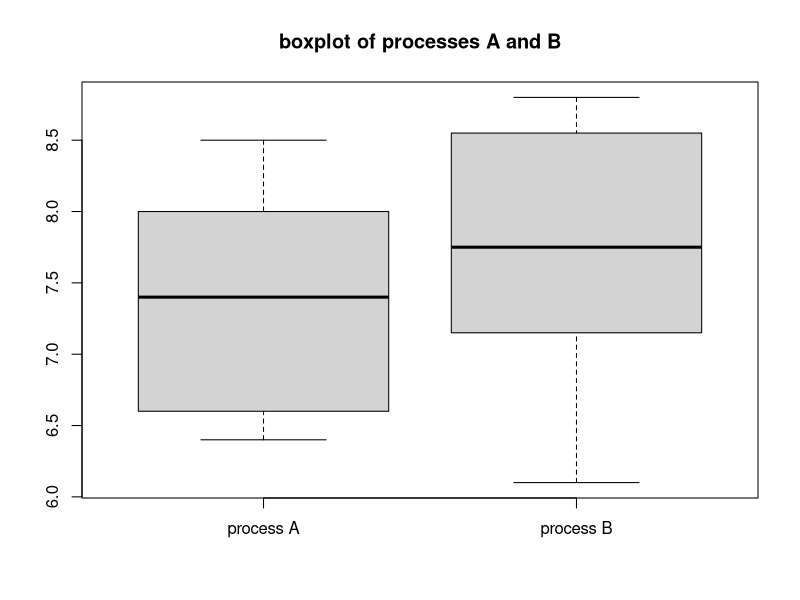
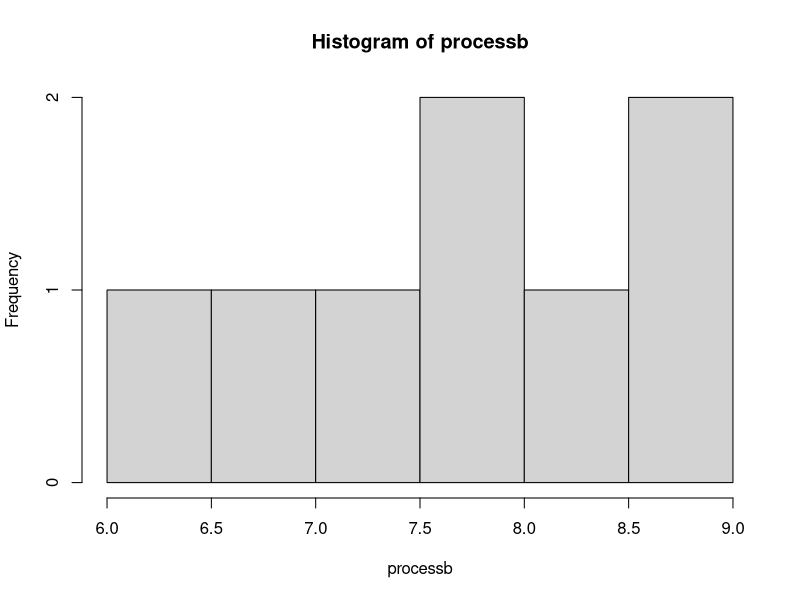
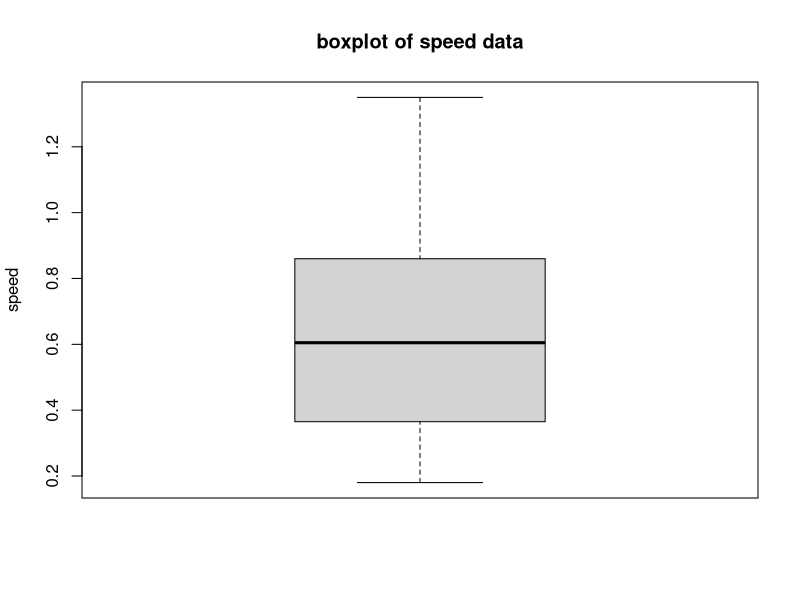
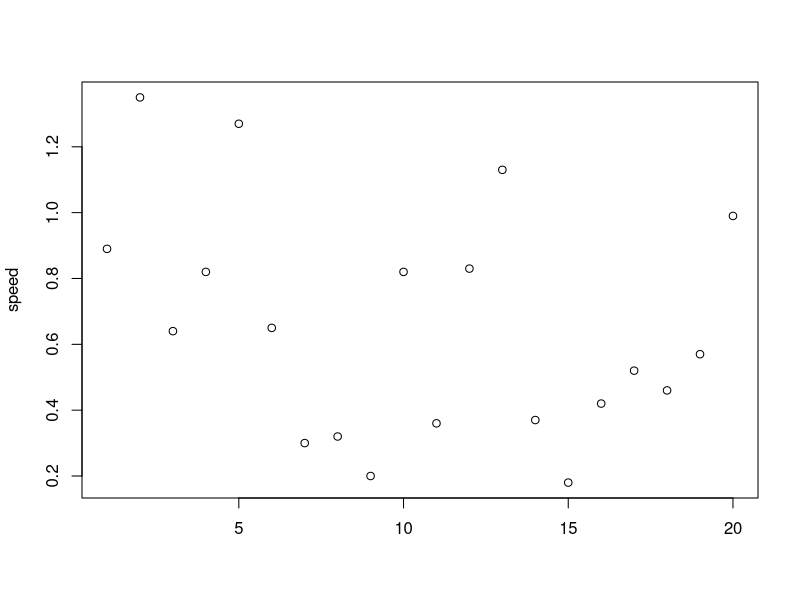

These figures' R source, in order:
library(e1071)
processa <- c(8.5,7.0,8.2,7.8,6.8,6.4,7.8,6.4)
processb <- c(6.8,8.8,7.5,7.9,8.3,6.1,7.6,8.8)
process_all <- c(8.5,7.0,8.2,7.8,6.8,6.4,7.8,6.4,6.8,8.8,7.5,7.9,8.3,6.1,7.6,8.8)
pro <- c(1,1,1,1,1,1,1,1,2,2,2,2,2,2,2,2)
label <- c("process A","process B")
summary(processa)
summary(processb)
boxplot(processa,processb,names = label, main = "boxplot of processes A and B")
skewness(processa)
skewness(processb)
hist(processb)
kurtosis(processa)
kurtosis(processb)
#testing for normality
#Stating the hypothesis:
#Ho: the data could come from a normal distribution
#H1: the data could not have come from a normal distribution

shapiro.test(processa)
shapiro.test(processb)
#The p-value for process A is … 0.335 … this is greater than 0.1 therefore we 
#fail to reject the Ho and so the data could have come from a population that is 
#normally distributed.

#The p-value for process B is … 0.6293… this is greater than 0.1 therefore we 
#fail to reject the Ho and so the data could have come from a population that is 
#normally distributed.


#constant variance
#Stating the hypothesis:
#H0: the variance of Process A = the variance of Process B data 
#H1: the variances are not equal

bartlett.test(process_all~pro)

#t test
#Ho: MU of process A = MU of process B
#H1: MU of process A not = MU of process B

t.test(processa,processb, alternative = "two.sided", conf.level=0.9, var.equal=TRUE)



#question 2
speed = c(0.89,1.35,0.64,0.82,1.27,0.65,0.30,0.32,0.20,0.82,
          0.36,0.83,1.13,0.37,0.18,0.42,0.52,0.46,0.57,0.99)
boxplot(speed, ylab="speed", main="boxplot of speed data")
summary(speed)
skewness(speed)
kurtosis(speed)
plot(speed,xlab="")

#test for normality
#Stating the hypothesis:
#Ho: the data could come from a normal distribution
#H1: the data could not have come from a normal distribution

shapiro.test(speed)
#performing the t test
#Ho: speed <= 1
#H1: speed > 1

t.test(speed, alternative = "greater", mu = 1, conf.level = 0.99 )
#The p-value = 0.9999 which is greater than our level of significance of 0.01 
#so we will fail reject the Ho (i.e., it’s possible that the individuals who 
#suffered a hip fracture have fully recovered)